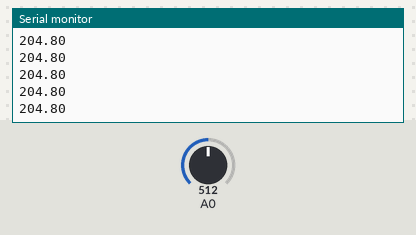
A sketch run on a simulated Arduino Uno, built with avr-gcc and run on an emulated ATmega328P. On the bench: the last lines printed to the serial monitor. The inputs (shaded band) are chosen by the test bench; at power-on: A0 = 512.

Above: at 1.2 s.
1.3 s: A0 set to 716
At 2.1 s:
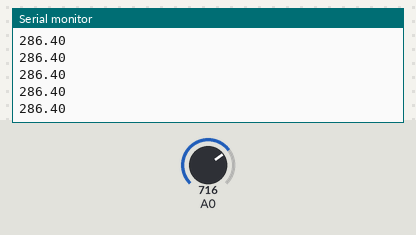
2.8 s: A0 set to 900
At 3.4 s:
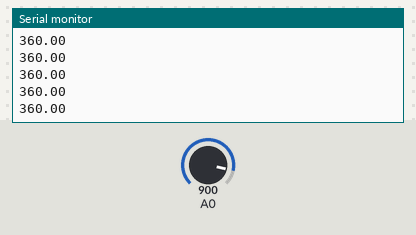
Timing chart, 0 to 5.8 s (numbered marks = the images above; inputs shaded):
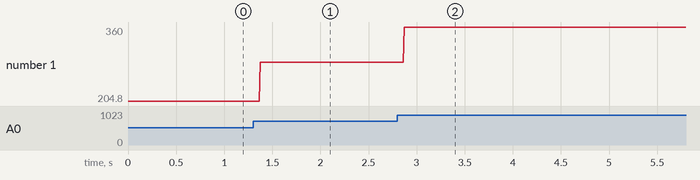

The sketch:

practica_10.ino
```cpp
int valor = 0;
float miliVolts = 0;
float temperatura = 0;

void setup() {
  Serial.begin(9600);
}

void loop() {
  valor = analogRead(0);  // Lectura del sensor de temperatura
  miliVolts = valor * (5000/1023);  // Pasar lectura a milivolts
  temperatura = miliVolts / 10;  // Temperatura en grados celsius
  Serial.println(temperatura);
}
```

Measured:
- after the input at 1.3 s, the serial monitor: prints a new line after 0.07 s (image 1)
- after the input at 2.8 s, the serial monitor: prints a new line after 0.07 s (image 2)
- plotted number 1: 204.8 → 286.4 after the input at 1.3 s, 286.4 → 360 after the input at 2.8 s
